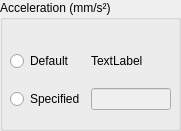
   <widget class="QGroupBox" name="groupBox_24">
    <property name="geometry">
     <rect>
      <x>620</x>
      <y>290</y>
      <width>181</width>
      <height>131</height>
     </rect>
    </property>
    <property name="title">
     <string>Acceleration (mm/s²)</string>
    </property>
    <widget class="QWidget" name="layoutWidget">
     <property name="geometry">
      <rect>
       <x>10</x>
       <y>40</y>
       <width>161</width>
       <height>81</height>
      </rect>
     </property>
     <layout class="QGridLayout" name="gridLayout_9">
      <item row="0" column="0">
       <widget class="QRadioButton" name="radioButton_es_acc_default">
        <property name="text">
         <string>Default</string>
        </property>
       </widget>
      </item>
      <item row="0" column="1">
       <widget class="QLabel" name="label_46">
        <property name="text">
         <string>TextLabel</string>
        </property>
       </widget>
      </item>
      <item row="1" column="0">
       <widget class="QRadioButton" name="radioButton_es_acc_spec">
        <property name="text">
         <string>Specified</string>
        </property>
       </widget>
      </item>
      <item row="1" column="1">
       <widget class="QLineEdit" name="lineEdit_es_acc_spec">
        <property name="enabled">
         <bool>false</bool>
        </property>
        <property name="cursor">
         <cursorShape>ArrowCursor</cursorShape>
        </property>
        <property name="readOnly">
         <bool>false</bool>
        </property>
       </widget>
      </item>
     </layout>
    </widget>
   </widget>
